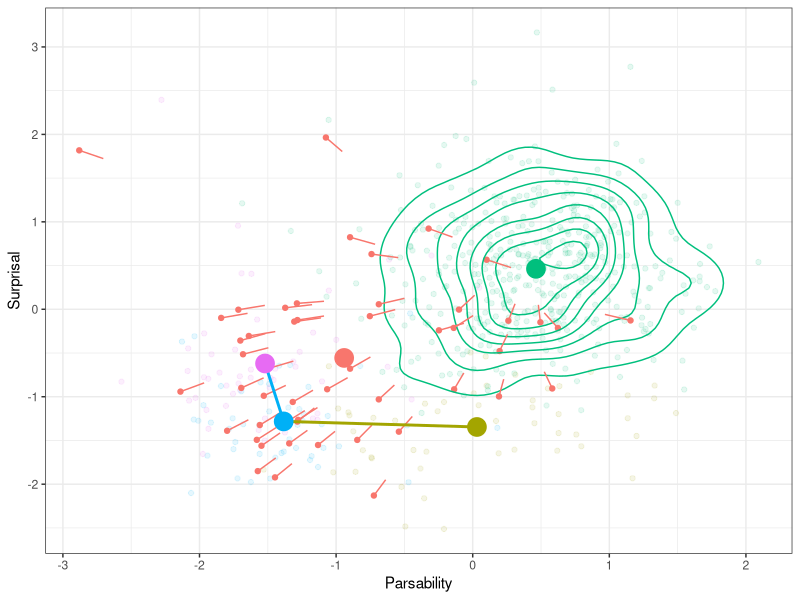

Write R code to recreate this figure.




library(tidyr)
library(dplyr)
library(ggplot2)




dataS = read.csv("plane-fixed.tsv", sep="\t")
dataP = read.csv("plane-parse.tsv", sep="\t")

dataS = dataS %>% group_by(Language, Type, Model) %>% summarise(Surp = mean(Surp))
dataP = dataP %>% group_by(Language, Type, Model) %>% summarise(UAS = mean(UAS), Pars = mean(Pars))

dataS = as.data.frame(dataS)
dataP = as.data.frame(dataP)

#library(lme4)
#summary(lmer(Surp ~ Type + (1|Language), data=dataS %>% filter(grepl("langm", Type))))



dataS = dataS %>% mutate(Type = as.character(Type))
dataP = dataP %>% mutate(Type = as.character(Type))

dataS = dataS %>% mutate(Model = as.character(Model))
dataP = dataP %>% mutate(Model = as.character(Model))

dataS = dataS %>% mutate(Language = as.character(Language))
dataP = dataP %>% mutate(Language = as.character(Language))


data = merge(dataS, dataP, by=c("Language", "Model", "Type"))

#data = data %>% filter(Surp < 20)
#data = data %>% filter(Pars < 4)

data = data %>% mutate(Two = Surp+Pars)

data2 = rbind(data)
data2 = data2 %>% group_by(Language) %>% mutate(MeanSurp = mean(Surp), SDSurp = sd(Surp)) %>% mutate(MeanPars = mean(Pars), SDPars = sd(Pars))
plot = ggplot(data2, aes(x=(Pars-MeanPars)/SDPars, y=(Surp-MeanSurp)/SDSurp, color=Type, group=Type)) +geom_point()
#plot = ggplot(data, aes(x=(Pars), y=(Surp), color=Type, group=Type)) +geom_point()


#dataMean = data %>% group_by(Language) %>% summarise(MeanSurp = mean(Surp), SDSurp = sd(Surp)+0.0001)
#data_ = merge(data, dataMean, by=c("Language"))
#dataMean = data %>% group_by(Language) %>% summarise(MeanUAS = mean(UAS), SDUAS = sd(UAS)+0.0001)
#data_ = merge(data_, dataMean, by=c("Language"))
#
#plot = ggplot(data_, aes(x=(UAS), y=(Surp-MeanSurp), color=Type, group=Type)) +geom_point()

dataPBest = data %>% filter(Type == "manual_output_funchead_two_coarse_parser_final") %>% group_by(Language) %>% summarise(Pars = min(Pars))
data2Best = data %>% filter(Type == "manual_output_funchead_two_coarse_final") %>% group_by(Language) %>% summarise(Two = min(Two))
dataSBest = data %>% filter(Type == "manual_output_funchead_langmod_coarse_final") %>% group_by(Language) %>% summarise(Surp = min(Surp))

dataP = data %>% filter(Type == "manual_output_funchead_two_coarse_parser_final")
data2 = data %>% filter(Type == "manual_output_funchead_two_coarse_final")
dataS = data %>% filter(Type == "manual_output_funchead_langmod_coarse_final")

dataP = merge(dataP, dataPBest, by=c("Language", "Pars"))
data2 = merge(data2, data2Best, by=c("Language", "Two"))
dataS = merge(dataS, dataSBest, by=c("Language", "Surp"))


dataRandom = data %>% filter(grepl("RANDOM", Type))
dataDepL = data %>% filter(grepl("depl", Type)) #%>% group_by(Language) %>% summarise(Surp = mean(Surp), Pars = mean(Pars))
dataGround = data %>% filter(grepl("ground", Type)) #%>% group_by(Language) %>% summarise(Surp = mean(Surp), Pars = mean(Pars))


data = rbind(dataP, data2)
data = rbind(data, dataS)
data = rbind(data, dataRandom)
#data = rbind(data, dataDepL)
data = rbind(data, dataGround)

dataMean = data %>% group_by(Language) %>% summarise(MeanSurp = mean(Surp), SDSurp = sd(Surp)+0.0001)
data = merge(data, dataMean, by=c("Language"))
dataMean = data %>% group_by(Language) %>% summarise(MeanPars = mean(Pars), SDPars = sd(Pars)+0.0001)
data = merge(data, dataMean, by=c("Language"))

dataMean = data %>% filter(grepl("RANDOM", Type)) %>% group_by(Language) %>% summarise(MeanSurpRand = mean(Surp), SDSurpRand = sd(Surp)+0.0001)
data = merge(data, dataMean, by=c("Language"))
dataMean = data %>% filter(grepl("RANDOM", Type)) %>% group_by(Language) %>% summarise(MeanParsRand = mean(Pars), SDParsRand = sd(Pars)+0.0001)
data = merge(data, dataMean, by=c("Language"))




#plot = ggplot(data, aes(x=(Pars-MeanPars)/SDPars, y=(Surp-MeanSurp)/SDSurp, color=Type, group=Type)) +geom_point()
#plot = ggplot(data, aes(x=(Pars-MeanPars), y=(Surp-MeanSurp), color=Type, group=Type)) +geom_point()
#
#plot = ggplot(data, aes(x=(Pars-MeanPars)/SDPars, y=(Surp-MeanSurp)/SDSurp, color=Type, group=Type)) +geom_point() + facet_wrap(~Language)
#
#plot = ggplot(data, aes(x=(Pars-MeanPars), y=(Surp-MeanSurp), color=Type, group=Type)) +geom_point() + facet_wrap(~Language)


subData = data %>% filter(Type %in% c("manual_output_funchead_two_coarse_parser_final", "manual_output_funchead_two_coarse_final", "manual_output_funchead_langmod_coarse_final"))

subData = subData[order(subData$Type),]

#plot = ggplot(data, aes(x=(Pars-MeanPars)/SDPars, y=(Surp-MeanSurp)/SDSurp, color=Type, group=Type)) +geom_point() + geom_path(data=subData, aes(x=(Pars-MeanPars)/SDPars, y=(Surp-MeanSurp)/SDSurp, group=1)) + facet_wrap(~Language)


summarizedData = data %>% group_by(Type) %>% summarise(Surp = mean((Surp-MeanSurp)/SDSurp), Pars = mean((Pars-MeanPars)/SDPars))
#plot = ggplot(summarizedData, aes(x=Pars, y=Surp, color=Type, group=Type)) + geom_point()


summarizedDataRand = data %>% group_by(Type) %>% summarise(Surp = mean((Surp-MeanSurpRand)/SDSurpRand), Pars = mean((Pars-MeanParsRand)/SDParsRand))
#plot = ggplot(summarizedDataRand, aes(x=Pars, y=Surp, color=Type, group=Type)) + geom_point()



#plot = ggplot(data, aes(x=(Pars-MeanPars)/SDPars, y=(Surp-MeanSurp)/SDSurp, color=Type, group=Type)) +geom_point() + geom_point(data=summarizedData, aes(x=Pars, y=Surp, size=8)) + geom_path(data=summarizedData %>% filter(Type %in% c("manual_output_funchead_two_coarse_parser_final", "manual_output_funchead_two_coarse_final", "manual_output_funchead_langmod_coarse_final")), aes(x=Pars, y=Surp, size=5, group=1))


#plot = ggplot(data, aes(x=(Pars-MeanPars)/SDPars, y=(Surp-MeanSurp)/SDSurp, color=Type, group=Type, alpha=0.9)) +geom_point() + geom_point(data=summarizedData, aes(x=Pars, y=Surp, size=8, alpha=1.0)) + geom_path(data=summarizedData %>% filter(Type %in% c("manual_output_funchead_two_coarse_parser_final", "manual_output_funchead_two_coarse_final", "manual_output_funchead_langmod_coarse_final")), aes(x=Pars, y=Surp, size=5, group=1, alpha=1.0)) + theme_bw() + geom_point(data=data %>% filter(grepl("ground", Type)), aes(x=(Pars-MeanPars)/SDPars, y=(Surp-MeanSurp)/SDSurp, color=Type, group=Type, alpha=1.0))  +geom_text(data=data %>% filter(grepl("ground", Type)), aes(label=Language, alpha=1.0),hjust=0, vjust=0) + geom_density_2d(data=data %>% filter(grepl("RANDOM", Type)), aes(alpha=1.0))+ geom_point(data=data %>% filter(grepl("REAL", Type)), aes(x=(Pars-MeanPars)/SDPars, y=(Surp-MeanSurp)/SDSurp, color=Type, group=Type, alpha=1.0))  +geom_text(data=data %>% filter(grepl("REAL", Type)), aes(label=Language, alpha=1.0),hjust=0, vjust=0)


#plot = ggplot(data, aes(x=(Pars-MeanPars)/SDPars, y=(Surp-MeanSurp)/SDSurp, color=Type, group=Type, alpha=0.9)) +geom_point() + geom_point(data=summarizedData, aes(x=Pars, y=Surp, size=8, alpha=1.0)) + geom_path(data=summarizedData %>% filter(Type %in% c("manual_output_funchead_two_coarse_parser_final", "manual_output_funchead_two_coarse_final", "manual_output_funchead_langmod_coarse_final")), aes(x=Pars, y=Surp, size=5, group=1, alpha=1.0)) + theme_bw() + geom_point(data=data %>% filter(grepl("ground", Type)), aes(x=(Pars-MeanPars)/SDPars, y=(Surp-MeanSurp)/SDSurp, color=Type, group=Type, alpha=1.0))  + geom_density_2d(data=data %>% filter(grepl("RANDOM", Type)), aes(alpha=1.0))



#plot = ggplot(data, aes(x=(Pars-MeanParsRand)/SDParsRand, y=(Surp-MeanSurpRand)/SDSurpRand, color=Type, group=Type, alpha=0.9)) +geom_point() + geom_point(data=summarizedDataRand, aes(x=Pars, y=Surp, size=8, alpha=1.0)) + geom_path(data=summarizedDataRand %>% filter(Type %in% c("manual_output_funchead_two_coarse_parser_final", "manual_output_funchead_two_coarse_final", "manual_output_funchead_langmod_coarse_final")), aes(x=Pars, y=Surp, size=5, group=1, alpha=1.0)) + theme_bw() + geom_point(data=data %>% filter(grepl("ground", Type)), aes(x=(Pars-MeanParsRand)/SDParsRand, y=(Surp-MeanSurpRand)/SDSurpRand, color=Type, group=Type, alpha=1.0))  + geom_density_2d(data=data %>% filter(grepl("RANDOM", Type)), aes(alpha=1.0))


dataGroundArrow = data %>% filter(grepl("ground", Type))
dataGroundArrow = dataGroundArrow %>% mutate(Pars_z = (Pars-MeanPars)/SDPars, Surp_z = (Surp-MeanSurp)/SDSurp)
dataGroundArrow = dataGroundArrow %>% mutate(Pars_z_end = (MeanParsRand-MeanPars)/SDPars, Surp_z_end = (MeanSurpRand-MeanSurp)/SDSurp)
dataGroundArrow = dataGroundArrow %>% mutate(Pars_z_dir = Pars_z_end - Pars_z, Surp_z_dir = Surp_z_end - Surp_z)
dataGroundArrow = dataGroundArrow %>% mutate(z_length = sqrt(Pars_z_dir**2 + Surp_z_dir**2))
dataGroundArrow = dataGroundArrow %>% mutate(Pars_z_dir = Pars_z_dir/z_length, Surp_z_dir = Surp_z_dir/z_length)
dataGroundArrow = dataGroundArrow %>% mutate(Pars_z_end = Pars_z + 0.2 * Pars_z_dir, Surp_z_end = Surp_z + 0.2 * Surp_z_dir)


plot = ggplot(data, aes(x=(Pars-MeanPars)/SDPars, y=(Surp-MeanSurp)/SDSurp, color=Type, group=Type, alpha=0.9)) +geom_point()  + theme_bw() + geom_point(data=data %>% filter(grepl("ground", Type)), aes(x=(Pars-MeanPars)/SDPars, y=(Surp-MeanSurp)/SDSurp, color=Type, group=Type, alpha=1.0))  + geom_density_2d(data=data %>% filter(grepl("RANDOM", Type)), aes(alpha=1.0)) + geom_segment(data=dataGroundArrow, aes(x=Pars_z, y=Surp_z, xend=Pars_z_end, yend = Surp_z_end, color=Type, group=Type, alpha=1.0)) + geom_path(data=summarizedData %>% filter(Type %in% c("manual_output_funchead_two_coarse_parser_final", "manual_output_funchead_two_coarse_final", "manual_output_funchead_langmod_coarse_final")), aes(x=Pars, y=Surp, size=5, group=1, alpha=1.0)) + geom_point(data=summarizedData, aes(x=Pars, y=Surp, size=8, alpha=1.0)) + scale_x_continuous(name="Parsability") + scale_y_continuous(name="Surprisal") + theme(legend.position="none")



ggsave(plot, file="pareto-plane.pdf")
